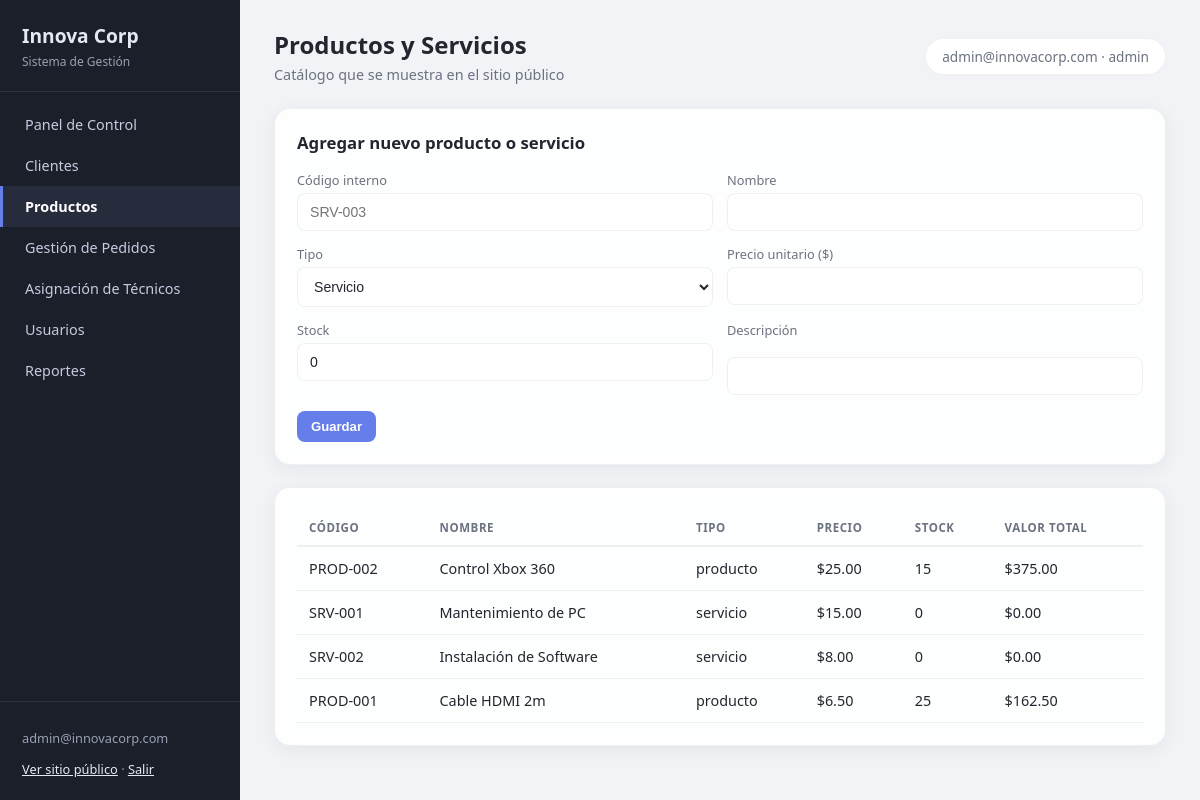
The app's page /admin/productos (signed in), older data.
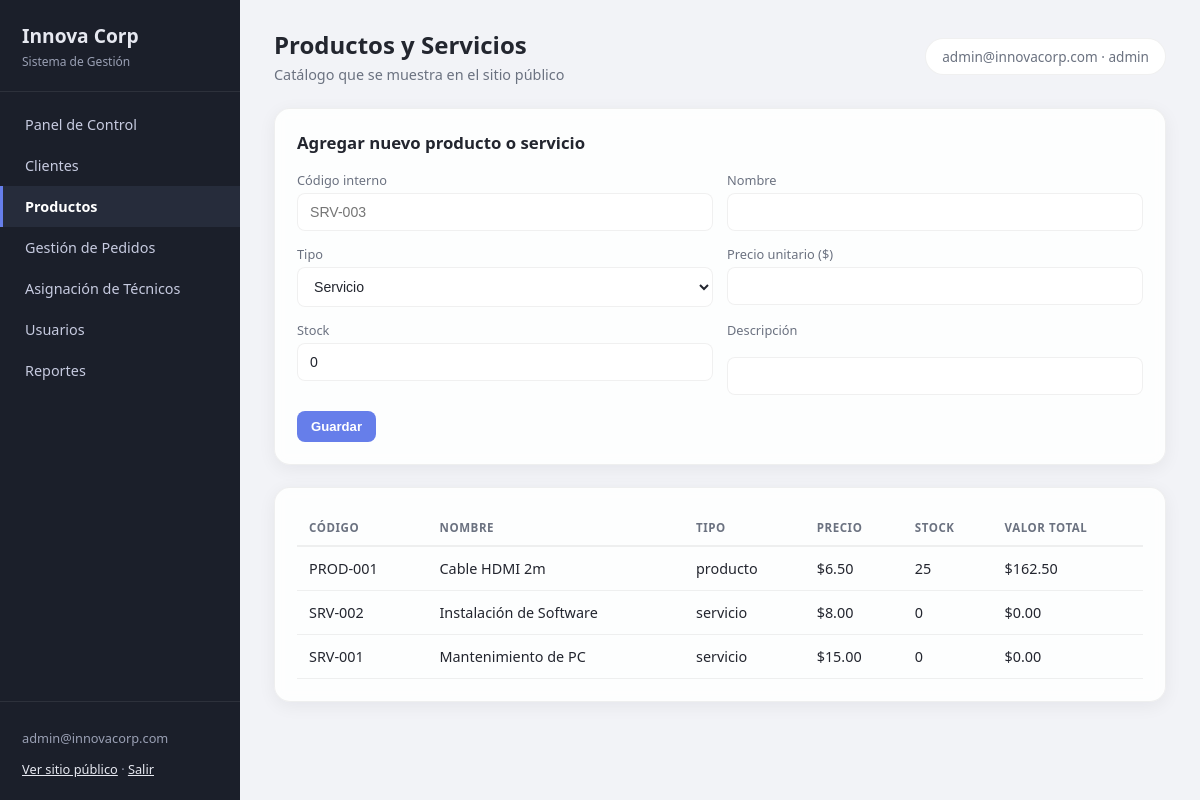
The same page, newer data.
### models.py (models this page shows, shortened)
class Servicio(db.Model):
    __tablename__ = 'servicios'
    id_servicio = db.Column(db.Integer, primary_key=True)
    codigo_interno = db.Column(db.String(20), nullable=False, unique=True)
    nombre = db.Column(db.String(150), nullable=False)
    descripcion = db.Column(db.Text)
    tipo = db.Column(db.String(20), nullable=False, default='servicio')  # producto | servicio
    precio_unitario = db.Column(db.Numeric(12, 2), nullable=False)
    stock = db.Column(db.Integer, default=0)
    exento_iva = db.Column(db.Boolean, default=False)
    activo = db.Column(db.Boolean, default=True)
    fecha_creacion = db.Column(db.DateTime, default=datetime.utcnow)

### app.py (the view, shortened to what this page needs)
@app.route('/admin/productos', methods=['GET', 'POST'])
@admin_required
def admin_productos():
    servicios = Servicio.query.order_by(Servicio.fecha_creacion.desc()).all()
    return render_template('admin/productos.html', activo='productos', servicios=servicios)

### app.py (called while the page is built)
@login_manager.user_loader
def load_user(id_usuario):
    return Usuario.query.get(int(id_usuario))

def admin_required(f):
    @wraps(f)
    def decorated(*args, **kwargs):
        if not current_user.is_authenticated or current_user.rol != 'admin':
            if request.path.startswith('/api/') or request.headers.get('Accept') == 'application/json':
                return jsonify({'error': 'No autorizado'}), 401
            flash('No tienes permisos para acceder a esa seccion.', 'error')
            return redirect(url_for('login'))
        return f(*args, **kwargs)
    return decorated

@app.before_request
def ensure_db():
    if not hasattr(app, '_db_initialized'):
        inicializar_bd()
        app._db_initialized = True

### templates/admin/productos.html (shortened to what this page needs)
{% extends "admin/base.html" %}
{% block encabezado %}Productos y Servicios{% endblock %}
{% block subtitulo %}Catálogo que se muestra en el sitio público{% endblock %}
{% block contenido %}
<div class="card">
    <h3>Agregar nuevo producto o servicio</h3>
    <form method="POST" action="{{ url_for('admin_productos') }}">
        <div class="form-grid">
            <div>
                <label>Código interno</label>
                <input type="text" name="codigo_interno" placeholder="SRV-003" required>
            </div>
            <div>
                <label>Nombre</label>
                <input type="text" name="nombre" required>
            </div>
            <div>
                <label>Tipo</label>
                <select name="tipo">
                    <option value="servicio">Servicio</option>
                </select>
            </div>
            <div>
                <label>Precio unitario ($)</label>
                <input type="number" name="precio_unitario" step="0.01" min="0" required>
            </div>
            <div>
                <label>Stock</label>
                <input type="number" name="stock" min="0" value="0">
            </div>
            <div class="form-grid full">
                <label>Descripción</label>
                <input type="text" name="descripcion">
            </div>
        </div>
        <div class="form-actions">
            <button type="submit" class="btn btn-primary">Guardar</button>
        </div>
    </form>
</div>
<div class="card">
    {% if servicios %}
    <table class="tabla-admin">
        <thead>
            <tr>
                <th>Código</th>
                <th>Nombre</th>
                <th>Tipo</th>
                <th>Precio</th>
                <th>Stock</th>
                <th>Valor total</th>
            </tr>
        </thead>
        <tbody>
            {% for s in servicios %}
            <tr>
                <td>{{ s.codigo_interno }}</td>
                <td>{{ s.nombre }}</td>
                <td>{{ s.tipo }}</td>
                <td>${{ '%.2f'|format(s.precio_unitario) }}</td>
                <td>{{ s.stock }}</td>
                <td>${{ '%.2f'|format(s.precio_unitario * s.stock) }}</td>
            </tr>
            {% endfor %}
        </tbody>
    </table>
    {% else %}
    <div class="empty-state">No hay productos registrados todavía.</div>
    {% endif %}
</div>
{% endblock %}

Row changes from the older to the newer data that the page shows:
removed Servicio: codigo_interno "PROD-002", nombre "Control Xbox 360", tipo "producto", precio_unitario "25.00", stock "15", s.precio_unitario*s.stock "375.00"
changed Servicio "PROD-001": moves up the list
changed Servicio "SRV-002": moves down the list
